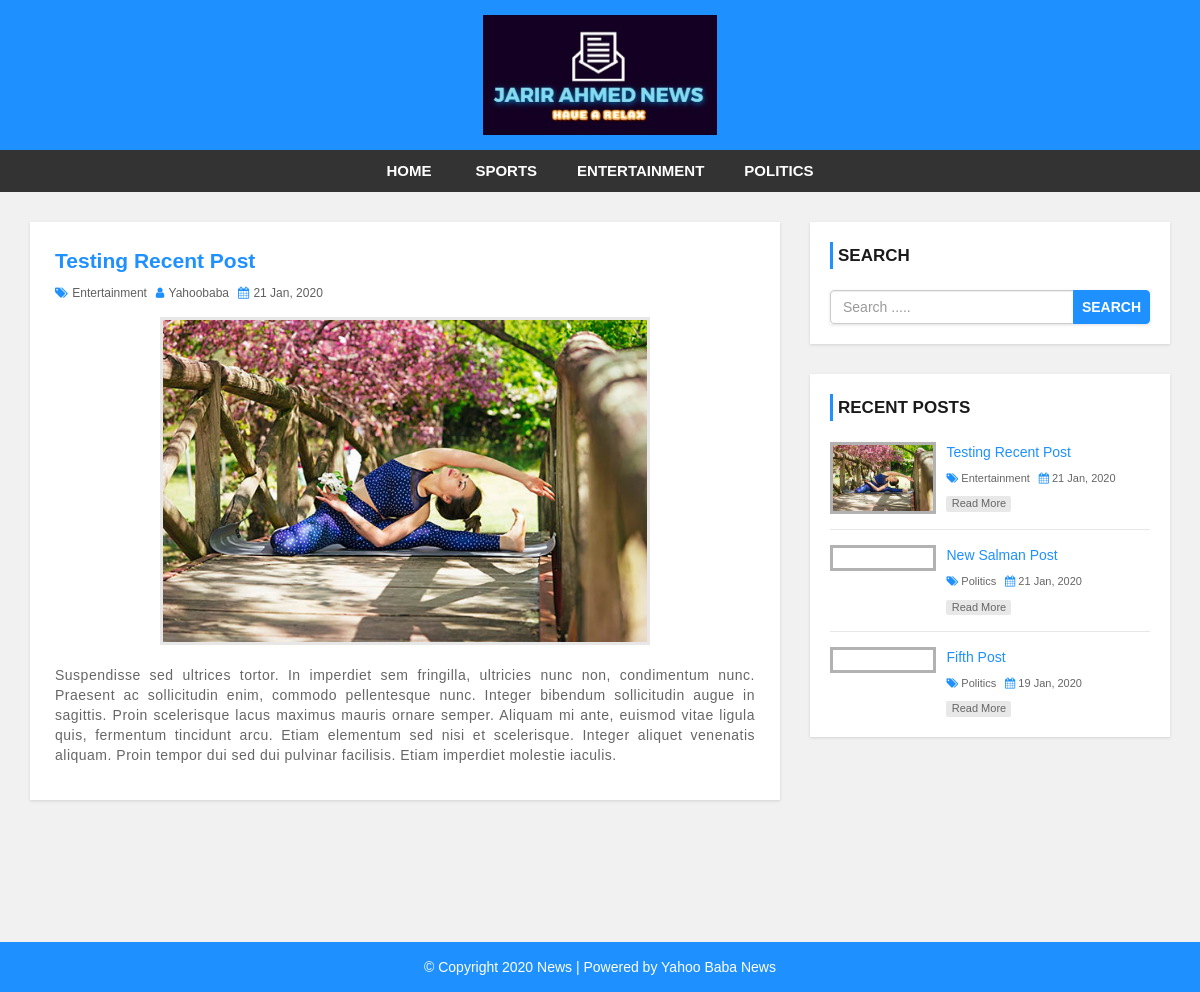
Page /single.php?id=42 on the committed database.
### tables this page shows
CREATE TABLE `settings` (
  `id` int(11) NOT NULL,
  `websitename` varchar(60) NOT NULL,
  `logo` varchar(50) NOT NULL,
  `footerdesc` varchar(255) NOT NULL
);

CREATE TABLE `category` (
  `category_id` int(11) NOT NULL,
  `category_name` varchar(100) NOT NULL,
  `post` int(11) NOT NULL DEFAULT 0
);

CREATE TABLE `post` (
  `post_id` int(11) NOT NULL,
  `title` varchar(100) NOT NULL,
  `description` text NOT NULL,
  `category` varchar(100) NOT NULL,
  `post_date` varchar(50) NOT NULL,
  `author` int(11) NOT NULL,
  `post_img` varchar(100) NOT NULL
);

CREATE TABLE `user` (
  `user_id` int(10) UNSIGNED NOT NULL,
  `first_name` varchar(30) NOT NULL,
  `last_name` varchar(30) NOT NULL,
  `username` varchar(30) DEFAULT NULL,
  `password` varchar(40) DEFAULT NULL,
  `role` int(11) NOT NULL
);

### config.php (called while the page is built, shortened)
<?php
$hostname = "https://news478.000webhostapp.com/";
?>

### single.php (the view)
<?php include 'header.php'; ?>
    <div id="main-content">
        <div class="container">
            <div class="row">
                <div class="col-md-8">
                    <div class="post-container">
                      <?php
                        include "config.php";
                        $post_id = $_GET['id'];
                        $sql = "SELECT post.post_id, post.title, post.description,post.post_date,post.author,
                        category.category_name,user.username,post.category,post.post_img FROM post
                        LEFT JOIN category ON post.category = category.category_id
                        LEFT JOIN user ON post.author = user.user_id
                        WHERE post.post_id = {$post_id}";
                        $result = mysqli_query($conn, $sql) or die("Query Failed.");
                        if(mysqli_num_rows($result) > 0){
                          while($row = mysqli_fetch_assoc($result)) {
                      ?>
                        <div class="post-content single-post">
                            <h3><?php echo $row['title']; ?></h3>
                            <div class="post-information">
                                <span>
                                    <i class="fa fa-tags" aria-hidden="true"></i>
                                    <a href='category.php?cid=<?php echo $row['category']; ?>'><?php echo $row['category_name']; ?></a>
                                </span>
                                <span>
                                    <i class="fa fa-user" aria-hidden="true"></i>
                                    <a href='author.php?aid=<?php echo $row['author']; ?>'><?php echo $row['username']; ?></a>
                                </span>
                                <span>
                                    <i class="fa fa-calendar" aria-hidden="true"></i>
                                    <?php echo $row['post_date']; ?>
                                </span>
                            </div>
                            <img class="single-feature-image" src="admin/upload/<?php echo $row['post_img']; ?>" alt=""/>
                            <p class="description">
                                <?php echo $row['description']; ?>
                            </p>
                        </div>
                        <?php
                          }
                        }else{
                          echo "<h2>No Record Found.</h2>";
                        }
                        ?>
                    </div>
                </div>
                <?php include 'sidebar.php'; ?>
            </div>
        </div>
    </div>
<?php include 'footer.php'; ?>

### header.php (shortened to what this page needs)
<?php
  include "config.php";
?>
<!DOCTYPE html>
<html lang="en">
<head>
    <link rel="stylesheet" href="css/bootstrap.min.css" />
    <link rel="stylesheet" href="css/font-awesome.css">
    <link rel="stylesheet" href="css/style.css">
</head>
<body>
<div id="header">
    <div class="container">
        <div class="row">
            <div class=" col-md-offset-4 col-md-4">
              <?php
                include "config.php";
                $sql = "SELECT * FROM settings";
                $result = mysqli_query($conn, $sql) or die("Query Failed.");
                if(mysqli_num_rows($result) > 0){
                  while($row = mysqli_fetch_assoc($result)) {
                    if($row['logo'] == ""){
                      echo '<a href="index.php"><h1>'.$row['websitename'].'</h1></a>';
                    }else{
                      echo '<a href="index.php" id="logo"><img src="admin/images/'. $row['logo'] .'"></a>';
                    }
                  }
                }
                ?>
            </div>
        </div>
    </div>
</div>
<div id="menu-bar">
    <div class="container">
        <div class="row">
            <div class="col-md-12">
              <?php
                include "config.php";
                $sql = "SELECT * FROM category WHERE post > 0";
                $result = mysqli_query($conn, $sql) or die("Query Failed. : Category");
                if(mysqli_num_rows($result) > 0){
                  $active = "";
              ?>
                <ul class='menu'>
                  <li><a href='<?php echo $hostname; ?>'>Home</a></li>
                  <?php while($row = mysqli_fetch_assoc($result)) {
                    echo "<li><a class='{$active}' href='category.php?cid={$row['category_id']}'>{$row['category_name']}</a></li>";
                  } ?>
                </ul>
                <?php } ?>
            </div>
        </div>
    </div>
</div>

### sidebar.php
<div id="sidebar" class="col-md-4">
    <div class="search-box-container">
        <h4>Search</h4>
        <form class="search-post" action="search.php" method ="GET">
            <div class="input-group">
                <input type="text" name="search" class="form-control" placeholder="Search .....">
                <span class="input-group-btn">
                    <button type="submit" class="btn btn-danger">Search</button>
                </span>
            </div>
        </form>
    </div>
    <div class="recent-post-container">
        <h4>Recent Posts</h4>
        <?php
        include "config.php";
        $limit = 3;
        $sql = "SELECT post.post_id, post.title, post.post_date,
        category.category_name,post.category,post.post_img FROM post
        LEFT JOIN category ON post.category = category.category_id
        ORDER BY post.post_id DESC LIMIT {$limit}";
        $result = mysqli_query($conn, $sql) or die("Query Failed. : Recent Post");
        if(mysqli_num_rows($result) > 0){
          while($row = mysqli_fetch_assoc($result)) {
      ?>
        <div class="recent-post">
            <a class="post-img" href="single.php?id=<?php echo $row['post_id']; ?>">
                <img src="admin/upload/<?php echo $row['post_img']; ?>" alt=""/>
            </a>
            <div class="post-content">
                <h5><a href="single.php?id=<?php echo $row['post_id']; ?>"><?php echo $row['title']; ?></a></h5>
                <span>
                    <i class="fa fa-tags" aria-hidden="true"></i>
                    <a href='category.php?cid=<?php echo $row['category']; ?>'><?php echo $row['category_name']; ?></a>
                </span>
                <span>
                    <i class="fa fa-calendar" aria-hidden="true"></i>
                    <?php echo $row['post_date']; ?>
                </span>
                <a class="read-more" href="single.php?id=<?php echo $row['post_id']; ?>">read more</a>
            </div>
        </div>
    <?php
      }
    }
    ?>
    </div>
</div>

### footer.php
<div id ="footer">
    <div class="container">
        <div class="row">
            <div class="col-md-12">
              <?php
                include "config.php";
                $sql = "SELECT * FROM settings";
                $result = mysqli_query($conn, $sql) or die("Query Failed.");
                if(mysqli_num_rows($result) > 0){
                  while($row = mysqli_fetch_assoc($result)) {
              ?>
                <span><?php echo $row['footerdesc']; ?></span>
              <?php
                }
              }
              ?>
            </div>
        </div>
    </div>
</div>
</body>
</html>

### css/style.css (style rules this page uses)
body { background: #f1f1f1; font-family: sans-serif,arial,Helvetica; }
a, a:hover, a:focus { text-decoration: none; outline: none; }
ul { margin:0; padding:0; list-style:none; }
form { background: #fff; padding: 25px; box-shadow:0 1px 3px rgba(0, 0, 0, 0.13); }
#header { background: #1e90ff; text-align: center; padding: 15px; }
#logo { display: inline-block; width: 65%; }
#logo img { width: 100%; }
#menu-bar { background: #333; text-align: center; }
#menu-bar .menu > li { display: inline-block; }
.menu > li > a { padding: 10px 20px; display: block; text-transform: uppercase; color: #fff; font-size: 15px; font-weight:600; transition:all 0.5s ease 0s; }
#main-content { padding: 30px 0; min-height: 750px; }
#main-content .post-container { background-color: #fff; padding: 25px; box-shadow: 0 1px 3px rgba(0, 0, 0, 0.13); }
#main-content .post-content { border-bottom: 1px solid #d1d1d1; padding: 0 0 30px; margin-bottom:30px; }
#main-content .post-content img { width: 100%; }
#main-content .post-content h3 { font-size: 21px; line-height: 28px; font-weight: 600; margin: 0 0 7px; }
#main-content .post-content .post-information span { color: #606060; font-size: 12px; text-transform: capitalize; margin: 0 5px 5px 0; display: inline-block; }
#main-content .post-content .post-information i { color: #1e90ff; margin-right: 1px; }
#main-content .post-content .post-information a { color: #606060; text-decoration: none; }
#main-content .post-content p, #main-content .single-post p { color: #666; font-size: 14px; letter-spacing: 0.5px; margin:0 0 10px; }
#main-content .post-content a.read-more { color: #fff; background-color: #1E90FF; font-size: 12px; text-transform: capitalize; padding: 3px 8px; border-radius: 2px; transition: all 0.3s; }
#main-content .single-post { border: none; margin-bottom: 0; padding-bottom: 0; }
#main-content .single-post h3 { color: #1e90ff; }
#main-content .single-post .post-information { margin: 0 0 10px; }
#main-content .single-post p { text-align: justify; }
#main-content .single-post img.single-feature-image { width: 70%; margin: 0 auto 20px; display: block; border: 3px solid #e7e7e7; }
i.fa { color:#222; }
#sidebar h4 { color: #1A1A1A; font-size: 17px; line-height: 27px; font-weight:600; text-transform: uppercase; padding: 0 0 0 5px; margin: 0 0 21px; border-left: 3px solid #1e90ff; }
#sidebar .search-box-container { background-color: #fff; padding: 20px; margin: 0 0 30px; box-shadow: 0 1px 3px rgba(0, 0, 0, 0.13); }
#sidebar .search-post { padding: 0; }
#sidebar .search-post input { color: #606060; }
#sidebar .search-post .btn { font-weight: 600; text-transform: uppercase; padding: 6px 8px; background-color: #1E90FF; border-color: #1E90FF; outline: none; }
#sidebar .recent-post-container { padding: 20px; background: #fff; box-shadow: 0 1px 3px rgba(0, 0, 0, 0.13); }
#sidebar .recent-post { border-bottom: 1px solid #e7e7e7; padding: 0 0 15px; margin: 0 0 15px; }
#sidebar .recent-post:last-child { margin: 0; padding: 0; border: none; }
#sidebar .recent-post .post-img { display: inline-block; width: 33%; border: 3px solid rgba(0,0,0,0.3); vertical-align: top; transition: border .3s; }
#sidebar .recent-post .post-img img { width: 100%; }
#sidebar .recent-post .post-content { width: 65%; display: inline-block; border: none; padding: 0 0 0 7px; margin: 0; }
#sidebar .recent-post h5 { font-size: 14px; line-height: 20px; margin: 0 0 5px; }
#sidebar .recent-post h5 a { color: #1E90FF; }
#sidebar .recent-post span { color: #666; font-size: 11px; display: inline-block; margin: 0 5px 10px 0; }
#sidebar .recent-post span a { color: #666; }
#sidebar .recent-post span i { color: #1E90FF; }
#sidebar .recent-post a.read-more { color: #666; background-color: rgba(0,0,0,0.09); width: 65px; font-size: 11px; text-align: center; padding: 0; display: block; transition: all 0.3s; }
#footer { color: #fff; padding:15px 0; text-align:center; background-color:#1e90ff; }
#footer a { color:#fff; }

### rows in the picture
settings: logo (picture), footerdesc "© Copyright 2020 News | Powered by Yahoo Baba News"
category: category_name "SPORTS"
category: category_name "ENTERTAINMENT"
category: category_name "POLITICS"
post: title "Testing Recent Post", category.category_name "Entertainment", user.username "Yahoobaba", post_date "21 Jan, 2020", post_img (picture), description "Suspendisse sed ultrices tortor. In imperdiet sem fringilla, ultricies nunc non, condimentum nunc. Praesent ac sollicitudin enim, commodo pellentesque nunc. Integer bibendum sollicitudin augue in sagittis. Proin scelerisque lacus maximus mauris ornare semper. Aliquam mi ante, euismod vitae ligula quis, fermentum tincidunt arcu. Etiam elementum sed nisi et scelerisque. Integer aliquet venenatis aliquam. Proin tempor dui sed dui pulvinar facilisis. Etiam imperdiet molestie iaculis."
post: title "New Salman Post", category.category_name "Politics", post_date "21 Jan, 2020"
post: title "Fifth Post", category.category_name "Politics", post_date "19 Jan, 2020"
